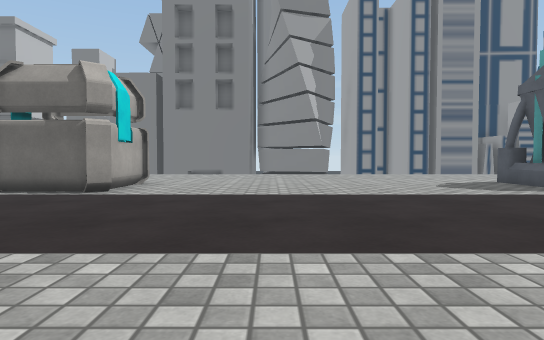
view 1 (above)

24 first-person views from a walk through a scene from a Unity 3-D project. The camera is 0.68 m above the floor, tilts 2° down and sees 75° across. The floor is counted in squares, 1 m on a side. Each view is taken from the middle of a square. On the plan, view 1 faces up. The plan holds only what a view shows up to about 10 squares ahead; the rest is blank. The place goes on beyond the plan. Some surface patterns are stand-ins.

view 2
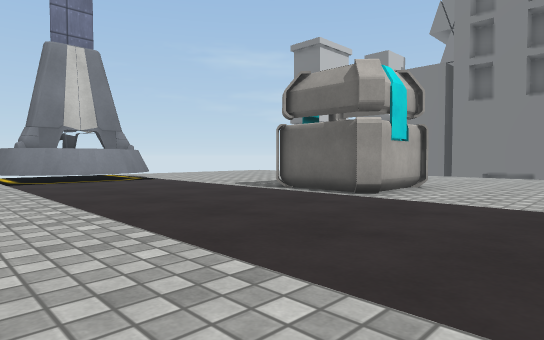

view 3
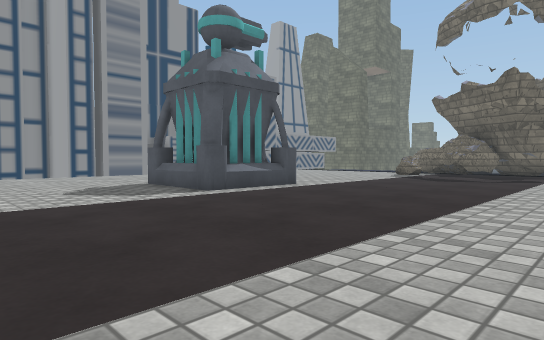

view 4
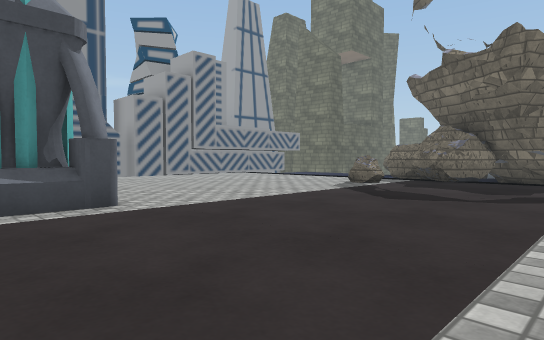

view 5
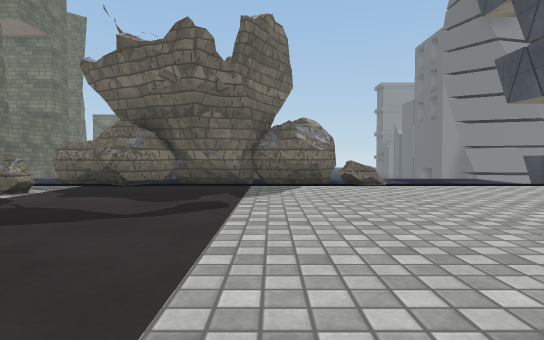

view 6
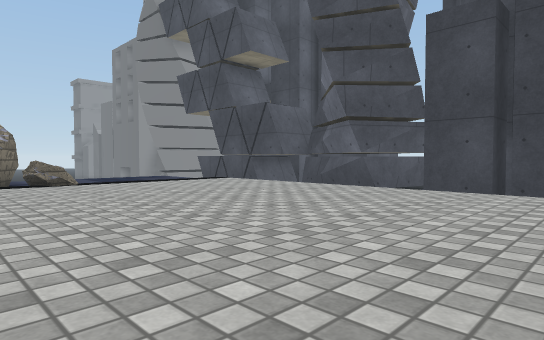

view 7
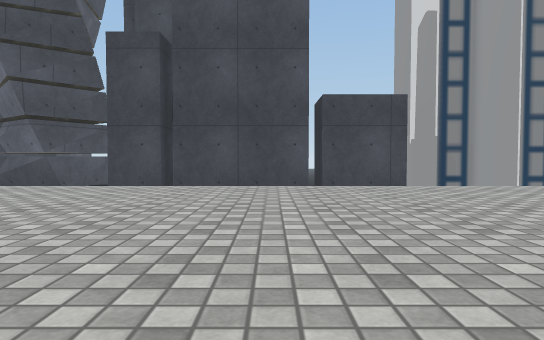

view 8
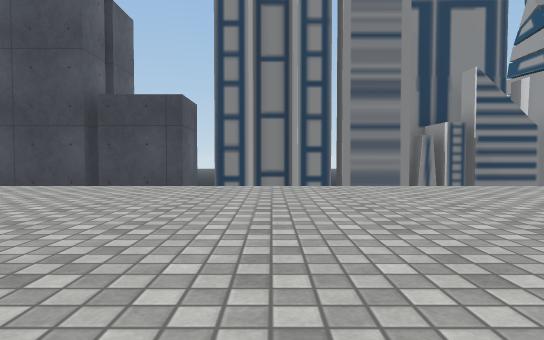

view 9
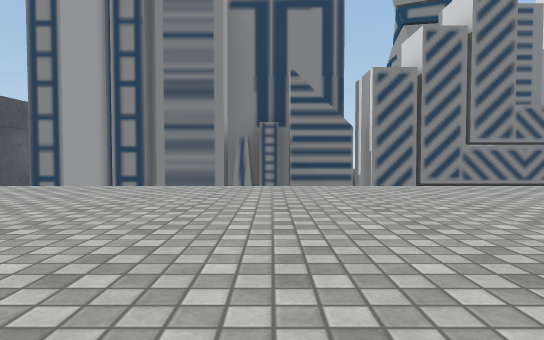

view 10
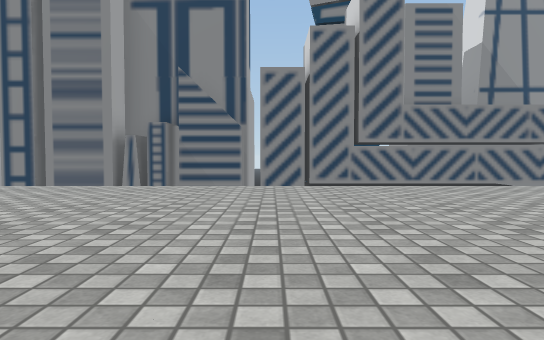

view 11
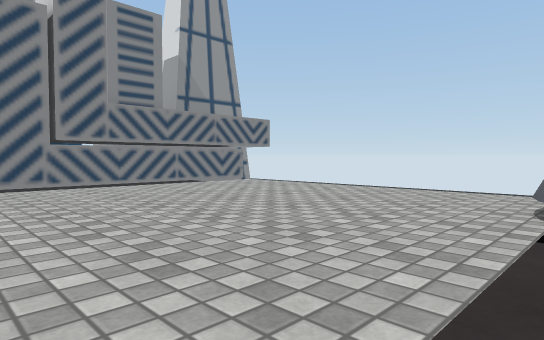

view 12
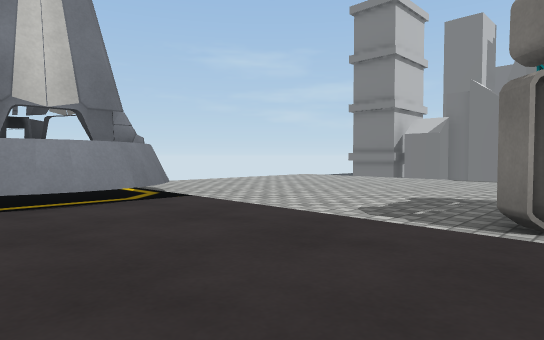

view 13
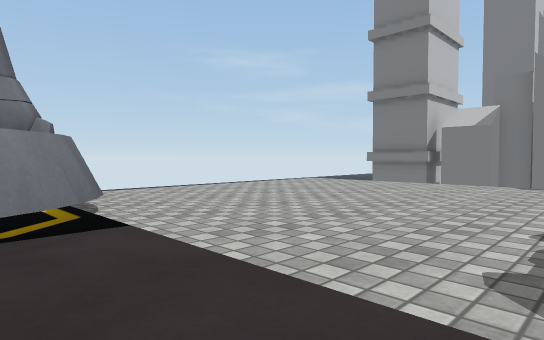

view 14
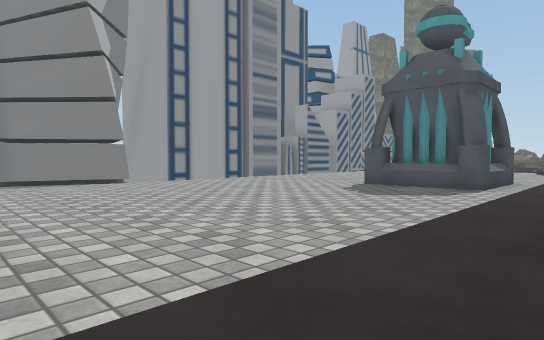

view 15
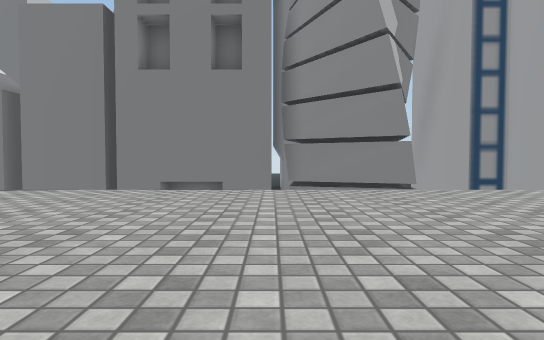

view 16
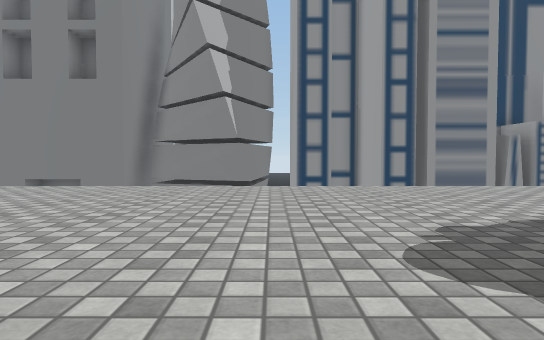

view 17
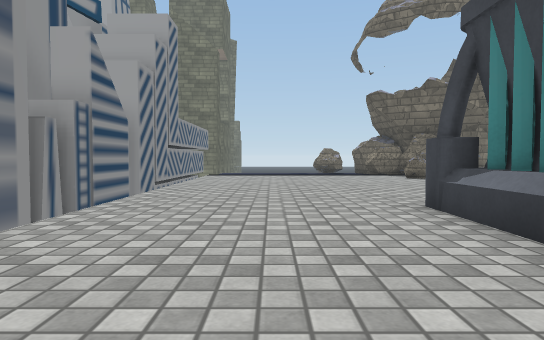

view 18
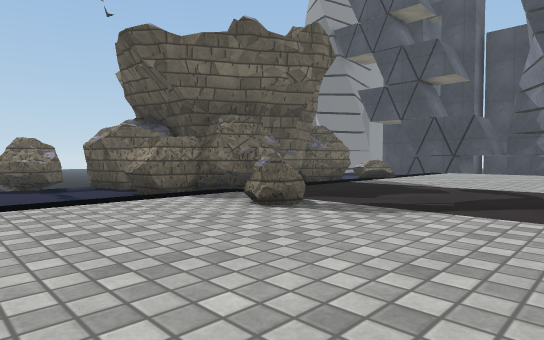

view 19
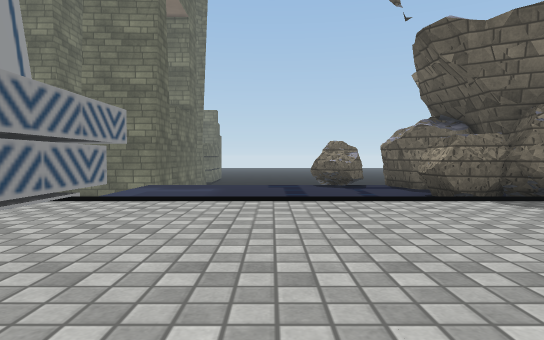

view 20
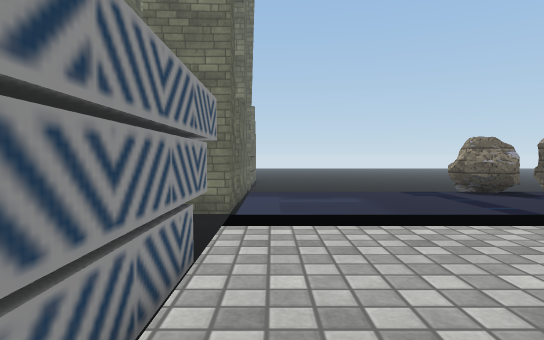

view 21
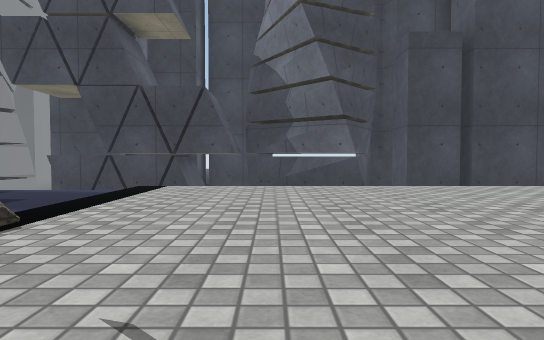

view 22
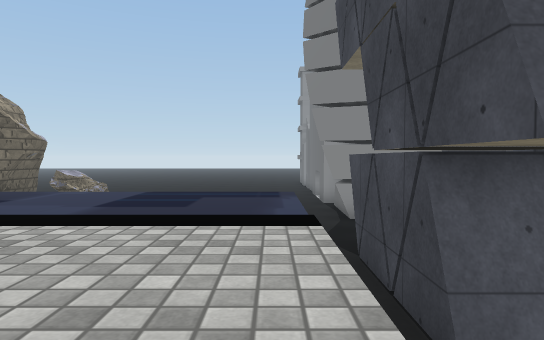

view 23
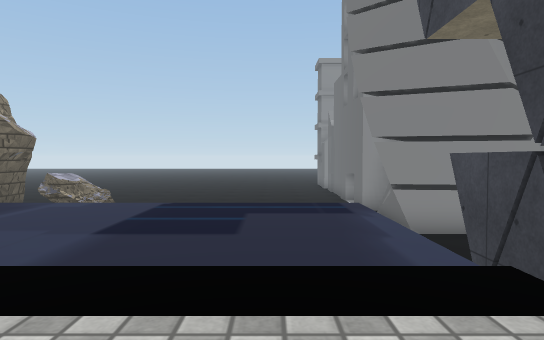

view 24
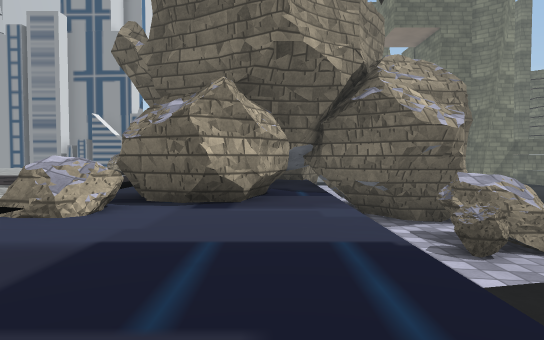

### Floor plan
Key: @ floor where view 1 was taken; # wall or solid block; x gap in a wall; . main floor; - floor 0.1 m lower than the main floor; _ floor 1.1 m lower than the main floor; / step, stairs or slope; = window, fence, low wall or low ledge; ^ raised ledge; v drop or lower ground; T turret; O other object.
Columns run from 14 left of view 1 to 24 right of it. Each row starts with its distance up from view 1.
 17     ###      #^   # ^
 16    ##v##^########v# ^####  ^        vvv
 15                v  vvvvvv_vvvv vvvvvvvvv
 14   ..... ......................../---v
 13  .............................../---v
 12 ........ ......................./---v
 11 ........  ....................../---v
 10 ........  ...........TTT......../---x
  9 ........O OO........TT#T......../---##
  8 .........  .........TT#T........//-##
  7   O.....O##O.........TTT......#.######
  6   OO............................##
  5 OOOOO...........................##
  4 OOOOO............................#
  3   OO.............................# ####
  2   O..............................###vv#
  1 .................................###vv^
  0 ..............@.................^^#-vvv
 -1 ................................=/--vvv
 -2 ................................/---v
 -3 ................................/---v
 -4 ................................/---v
 -5  .............................../---v
 -6           v      vvvv   vv  v  vvvvvvvv
 -7 ^^^^^########## #v^ #^^^##v### ###^^vvv
 -8                           ##   ##   vv#

Where each view was taken, in squares from view 1:
view 1: 0 up, 0 right, facing up
view 2: 1 up, 0 right, facing up-left
view 3: 1 up, 2 right, facing up-right
view 4: 2 up, 7 right, facing up-right
view 5: 2 up, 9 right, facing right
view 6: 2 up, 8 right, facing down-right
view 7: 3 up, 7 right, facing down
view 8: 3 up, 1 right, facing down
view 9: 3 up, 4 left, facing down
view 10: 3 up, 7 left, facing down
view 11: 3 up, 7 left, facing down-left
view 12: 3 up, 5 left, facing up-left
view 13: 5 up, 7 left, facing up-left
view 14: 5 up, 2 left, facing up-right
view 15: 7 up, 1 left, facing up
view 16: 6 up, 3 right, facing up
view 17: 12 up, 4 right, facing right
view 18: 11 up, 12 right, facing down-right
view 19: 11 up, 12 right, facing right
view 20: 14 up, 14 right, facing right
view 21: 3 up, 15 right, facing down
view 22: 5 down, 14 right, facing right
view 23: 4 down, 16 right, facing right
view 24: 5 down, 21 right, facing up
